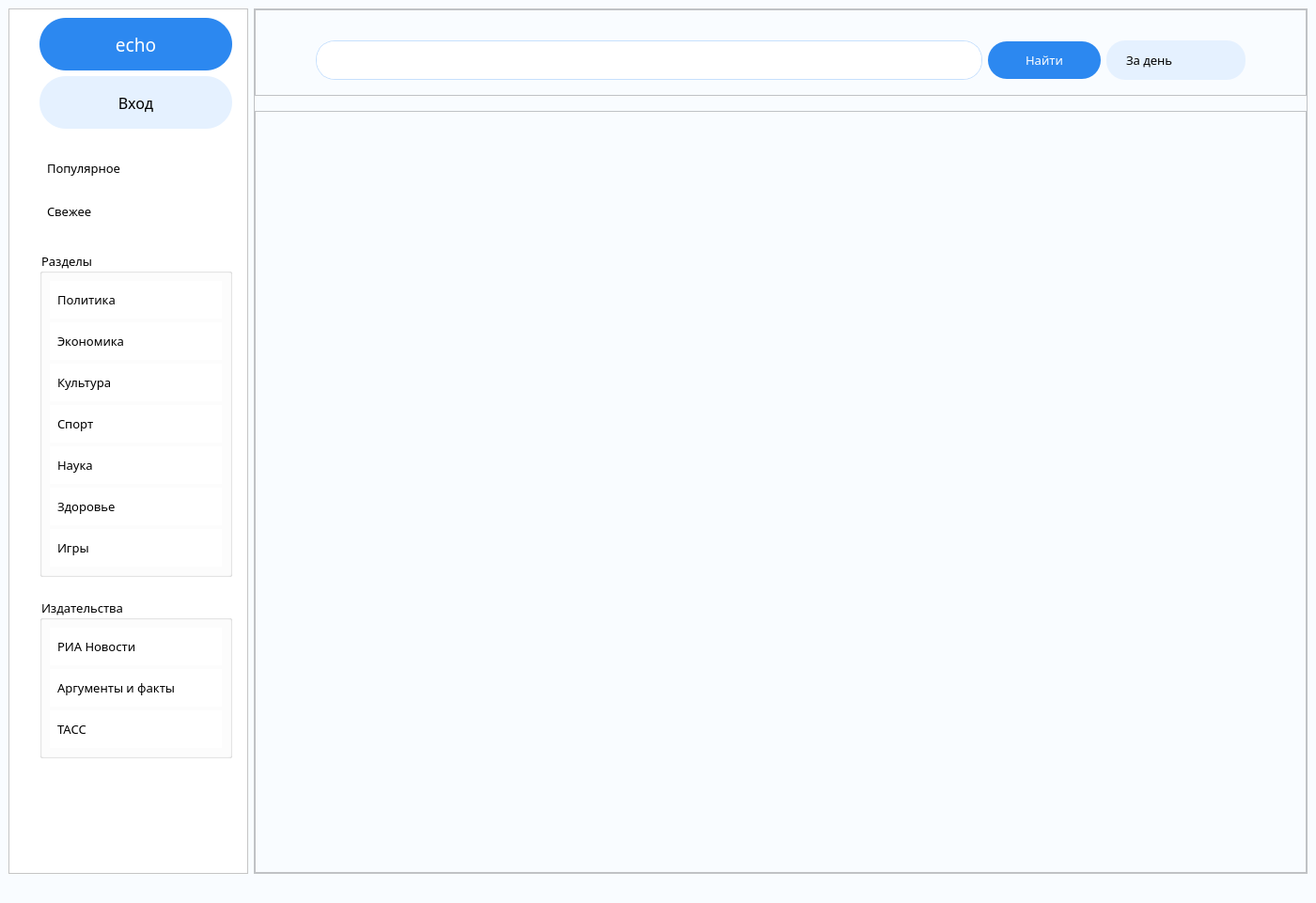
<?xml version="1.0" encoding="UTF-8"?>
<ui version="4.0">
 <class>MainWindow</class>
 <widget class="QMainWindow" name="MainWindow">
  <property name="geometry">
   <rect>
    <x>0</x>
    <y>0</y>
    <width>1400</width>
    <height>961</height>
   </rect>
  </property>
  <property name="sizePolicy">
   <sizepolicy hsizetype="Minimum" vsizetype="Minimum">
    <horstretch>0</horstretch>
    <verstretch>0</verstretch>
   </sizepolicy>
  </property>
  <property name="minimumSize">
   <size>
    <width>1400</width>
    <height>640</height>
   </size>
  </property>
  <property name="font">
   <font>
    <family>Muller Light</family>
    <pointsize>12</pointsize>
   </font>
  </property>
  <property name="windowTitle">
   <string>MainWindow</string>
  </property>
  <property name="styleSheet">
   <string notr="true">background-color: rgb(249, 252, 255);</string>
  </property>
  <widget class="QWidget" name="centralwidget">
   <layout class="QHBoxLayout" name="horizontalLayout">
    <item>
     <widget class="QFrame" name="menuFrame">
      <property name="sizePolicy">
       <sizepolicy hsizetype="Fixed" vsizetype="Preferred">
        <horstretch>0</horstretch>
        <verstretch>0</verstretch>
       </sizepolicy>
      </property>
      <property name="minimumSize">
       <size>
        <width>255</width>
        <height>0</height>
       </size>
      </property>
      <property name="baseSize">
       <size>
        <width>228</width>
        <height>0</height>
       </size>
      </property>
      <property name="styleSheet">
       <string notr="true">background-color: rgb(255, 255, 255);</string>
      </property>
      <property name="frameShape">
       <enum>QFrame::StyledPanel</enum>
      </property>
      <property name="frameShadow">
       <enum>QFrame::Raised</enum>
      </property>
      <layout class="QVBoxLayout" name="menuLayout">
       <property name="leftMargin">
        <number>32</number>
       </property>
       <property name="rightMargin">
        <number>16</number>
       </property>
       <item>
        <widget class="QPushButton" name="mainButton">
         <property name="minimumSize">
          <size>
           <width>164</width>
           <height>56</height>
          </size>
         </property>
         <property name="font">
          <font>
           <family>Cruinn</family>
           <pointsize>14</pointsize>
          </font>
         </property>
         <property name="cursor">
          <cursorShape>PointingHandCursor</cursorShape>
         </property>
         <property name="styleSheet">
          <string notr="true">color: rgb(255, 255, 255);
background-color: rgb(44, 136, 240);
border-radius: 28px;                     /* &lt;----  40px  */ 
border: 0px solid #094065;</string>
         </property>
         <property name="text">
          <string>echo</string>
         </property>
        </widget>
       </item>
       <item>
        <widget class="QPushButton" name="profileButton">
         <property name="minimumSize">
          <size>
           <width>164</width>
           <height>56</height>
          </size>
         </property>
         <property name="font">
          <font>
           <family>Muller Light</family>
           <pointsize>12</pointsize>
          </font>
         </property>
         <property name="cursor">
          <cursorShape>PointingHandCursor</cursorShape>
         </property>
         <property name="styleSheet">
          <string notr="true">QPushButton{
	color: rgb(0, 0, 0);
	background-color: rgb(229, 241, 255);
	border-radius: 28px;                     /* &lt;----  40px  */ 
	border: 0px solid #094065;
}

QPushButton::hover{
	
	background-color: #C7E0FD;
}</string>
         </property>
         <property name="text">
          <string>Вход</string>
         </property>
         <property name="icon">
          <iconset>
           <normaloff>icons/profile.png</normaloff>icons/profile.png</iconset>
         </property>
         <property name="iconSize">
          <size>
           <width>28</width>
           <height>28</height>
          </size>
         </property>
        </widget>
       </item>
       <item>
        <spacer name="menuSpacer1">
         <property name="orientation">
          <enum>Qt::Vertical</enum>
         </property>
         <property name="sizeType">
          <enum>QSizePolicy::Fixed</enum>
         </property>
         <property name="sizeHint" stdset="0">
          <size>
           <width>20</width>
           <height>16</height>
          </size>
         </property>
        </spacer>
       </item>
       <item>
        <widget class="QPushButton" name="hotButton">
         <property name="minimumSize">
          <size>
           <width>0</width>
           <height>40</height>
          </size>
         </property>
         <property name="font">
          <font>
           <family>Muller Light</family>
           <pointsize>10</pointsize>
          </font>
         </property>
         <property name="cursor">
          <cursorShape>PointingHandCursor</cursorShape>
         </property>
         <property name="styleSheet">
          <string notr="true">QPushButton {
    background-color: white; /* Белый фон */
    border-radius: 20px; /* Скругление углов */
    padding: 8px; /* Внутренние отступы */
    text-align: left; /* Выравнивание текста слева */
}

QPushButton::icon {
    padding-right: 8px; /* Отступ между иконкой и текстом */
}

QPushButton::hover {
    background-color: #F1F8FF; /* Цвет фона при наведении */
}

QPushButton::pressed {
    background-color: #F1F8FF; /* Цвет фона при наведении */
}

</string>
         </property>
         <property name="text">
          <string>Популярное</string>
         </property>
         <property name="icon">
          <iconset>
           <normaloff>icons/category/hot.png</normaloff>icons/category/hot.png</iconset>
         </property>
         <property name="iconSize">
          <size>
           <width>24</width>
           <height>24</height>
          </size>
         </property>
        </widget>
       </item>
       <item>
        <widget class="QPushButton" name="recentButton">
         <property name="minimumSize">
          <size>
           <width>0</width>
           <height>40</height>
          </size>
         </property>
         <property name="font">
          <font>
           <family>Muller Light</family>
           <pointsize>10</pointsize>
          </font>
         </property>
         <property name="cursor">
          <cursorShape>PointingHandCursor</cursorShape>
         </property>
         <property name="styleSheet">
          <string notr="true">QPushButton {
    background-color: white; /* Белый фон */
    border-radius: 20px; /* Скругление углов */
    padding: 8px; /* Внутренние отступы */
    text-align: left; /* Выравнивание текста слева */
}

QPushButton::icon {
    padding-right: 8px; /* Отступ между иконкой и текстом */
}

QPushButton::hover {
    background-color: #F1F8FF; /* Цвет фона при наведении */
}

QPushButton::pressed {
    background-color: #F1F8FF; /* Цвет фона при наведении */
}

</string>
         </property>
         <property name="text">
          <string>Свежее</string>
         </property>
         <property name="icon">
          <iconset>
           <normaloff>icons/category/recent.png</normaloff>icons/category/recent.png</iconset>
         </property>
         <property name="iconSize">
          <size>
           <width>24</width>
           <height>24</height>
          </size>
         </property>
        </widget>
       </item>
       <item>
        <spacer name="menuSpacer2">
         <property name="orientation">
          <enum>Qt::Vertical</enum>
         </property>
         <property name="sizeType">
          <enum>QSizePolicy::Fixed</enum>
         </property>
         <property name="sizeHint" stdset="0">
          <size>
           <width>20</width>
           <height>16</height>
          </size>
         </property>
        </spacer>
       </item>
       <item>
        <widget class="QGroupBox" name="categoryGroup">
         <property name="font">
          <font>
           <family>Muller Light</family>
           <pointsize>10</pointsize>
          </font>
         </property>
         <property name="title">
          <string>Разделы</string>
         </property>
         <layout class="QVBoxLayout" name="categoryLayout">
          <property name="spacing">
           <number>4</number>
          </property>
          <property name="leftMargin">
           <number>8</number>
          </property>
          <property name="topMargin">
           <number>8</number>
          </property>
          <property name="rightMargin">
           <number>8</number>
          </property>
          <property name="bottomMargin">
           <number>8</number>
          </property>
          <item>
           <widget class="QPushButton" name="politicButton">
            <property name="minimumSize">
             <size>
              <width>0</width>
              <height>40</height>
             </size>
            </property>
            <property name="font">
             <font>
              <family>Muller Light</family>
              <pointsize>10</pointsize>
             </font>
            </property>
            <property name="cursor">
             <cursorShape>PointingHandCursor</cursorShape>
            </property>
            <property name="styleSheet">
             <string notr="true">QPushButton {
    background-color: white; /* Белый фон */
    border-radius: 24px; /* Скругление углов */
    padding: 8px; /* Внутренние отступы */
    text-align: left; /* Выравнивание текста слева */
}

QPushButton::icon {
    padding-right: 8px; /* Отступ между иконкой и текстом */
}

QPushButton::hover {
    background-color: #F1F8FF; /* Цвет фона при наведении */
}

QPushButton::pressed {
    background-color: #F1F8FF; /* Цвет фона при наведении */
}

</string>
            </property>
            <property name="text">
             <string>Политика</string>
            </property>
            <property name="icon">
             <iconset>
              <normaloff>icons/category/earth.png</normaloff>icons/category/earth.png</iconset>
            </property>
            <property name="iconSize">
             <size>
              <width>32</width>
              <height>32</height>
             </size>
            </property>
           </widget>
          </item>
          <item>
           <widget class="QPushButton" name="economyButton">
            <property name="minimumSize">
             <size>
              <width>0</width>
              <height>40</height>
             </size>
            </property>
            <property name="font">
             <font>
              <family>Muller Light</family>
              <pointsize>10</pointsize>
             </font>
            </property>
            <property name="cursor">
             <cursorShape>PointingHandCursor</cursorShape>
            </property>
            <property name="styleSheet">
             <string notr="true">QPushButton {
    background-color: white; /* Белый фон */
    border-radius: 24px; /* Скругление углов */
    padding: 8px; /* Внутренние отступы */
    text-align: left; /* Выравнивание текста слева */
}

QPushButton::icon {
    padding-right: 8px; /* Отступ между иконкой и текстом */
}

QPushButton::hover {
    background-color: #F1F8FF; /* Цвет фона при наведении */
}

QPushButton::pressed {
    background-color: #F1F8FF; /* Цвет фона при наведении */
}

</string>
            </property>
            <property name="text">
             <string>Экономика</string>
            </property>
            <property name="icon">
             <iconset>
              <normaloff>icons/category/coin.png</normaloff>icons/category/coin.png</iconset>
            </property>
            <property name="iconSize">
             <size>
              <width>32</width>
              <height>32</height>
             </size>
            </property>
           </widget>
          </item>
          <item>
           <widget class="QPushButton" name="cultureButton">
            <property name="minimumSize">
             <size>
              <width>0</width>
              <height>40</height>
             </size>
            </property>
            <property name="font">
             <font>
              <family>Muller Light</family>
              <pointsize>10</pointsize>
             </font>
            </property>
            <property name="cursor">
             <cursorShape>PointingHandCursor</cursorShape>
            </property>
            <property name="styleSheet">
             <string notr="true">QPushButton {
    background-color: white; /* Белый фон */
    border-radius: 24px; /* Скругление углов */
    padding: 8px; /* Внутренние отступы */
    text-align: left; /* Выравнивание текста слева */
}

QPushButton::icon {
    padding-right: 8px; /* Отступ между иконкой и текстом */
}

QPushButton::hover {
    background-color: #F1F8FF; /* Цвет фона при наведении */
}

QPushButton::pressed {
    background-color: #F1F8FF; /* Цвет фона при наведении */
}

</string>
            </property>
            <property name="text">
             <string>Культура</string>
            </property>
            <property name="icon">
             <iconset>
              <normaloff>icons/category/masks.png</normaloff>icons/category/masks.png</iconset>
            </property>
            <property name="iconSize">
             <size>
              <width>32</width>
              <height>32</height>
             </size>
            </property>
           </widget>
          </item>
          <item>
           <widget class="QPushButton" name="sportButton">
            <property name="minimumSize">
             <size>
              <width>0</width>
              <height>40</height>
             </size>
            </property>
            <property name="font">
             <font>
              <family>Muller Light</family>
              <pointsize>10</pointsize>
             </font>
            </property>
            <property name="cursor">
             <cursorShape>PointingHandCursor</cursorShape>
            </property>
            <property name="styleSheet">
             <string notr="true">QPushButton {
    background-color: white; /* Белый фон */
    border-radius: 24px; /* Скругление углов */
    padding: 8px; /* Внутренние отступы */
    text-align: left; /* Выравнивание текста слева */
}

QPushButton::icon {
    padding-right: 8px; /* Отступ между иконкой и текстом */
}

QPushButton::hover {
    background-color: #F1F8FF; /* Цвет фона при наведении */
}

QPushButton::pressed {
    background-color: #F1F8FF; /* Цвет фона при наведении */
}

</string>
            </property>
            <property name="text">
             <string>Спорт</string>
            </property>
            <property name="icon">
             <iconset>
              <normaloff>icons/category/cup.png</normaloff>icons/category/cup.png</iconset>
            </property>
            <property name="iconSize">
             <size>
              <width>32</width>
              <height>32</height>
             </size>
            </property>
           </widget>
          </item>
          <item>
           <widget class="QPushButton" name="scienceButton">
            <property name="minimumSize">
             <size>
              <width>0</width>
              <height>40</height>
             </size>
            </property>
            <property name="font">
             <font>
              <family>Muller Light</family>
              <pointsize>10</pointsize>
             </font>
            </property>
            <property name="cursor">
             <cursorShape>PointingHandCursor</cursorShape>
            </property>
            <property name="styleSheet">
             <string notr="true">QPushButton {
    background-color: white; /* Белый фон */
    border-radius: 24px; /* Скругление углов */
    padding: 8px; /* Внутренние отступы */
    text-align: left; /* Выравнивание текста слева */
}

QPushButton::icon {
    padding-right: 8px; /* Отступ между иконкой и текстом */
}

QPushButton::hover {
    background-color: #F1F8FF; /* Цвет фона при наведении */
}

QPushButton::pressed {
    background-color: #F1F8FF; /* Цвет фона при наведении */
}

</string>
            </property>
            <property name="text">
             <string>Наука</string>
            </property>
            <property name="icon">
             <iconset>
              <normaloff>icons/category/science.png</normaloff>icons/category/science.png</iconset>
            </property>
            <property name="iconSize">
             <size>
              <width>32</width>
              <height>32</height>
             </size>
            </property>
           </widget>
          </item>
          <item>
           <widget class="QPushButton" name="healthButton">
            <property name="minimumSize">
             <size>
              <width>0</width>
              <height>40</height>
             </size>
            </property>
            <property name="font">
             <font>
              <family>Muller Light</family>
              <pointsize>10</pointsize>
             </font>
            </property>
            <property name="cursor">
             <cursorShape>PointingHandCursor</cursorShape>
            </property>
            <property name="styleSheet">
             <string notr="true">QPushButton {
    background-color: white; /* Белый фон */
    border-radius: 24px; /* Скругление углов */
    padding: 8px; /* Внутренние отступы */
    text-align: left; /* Выравнивание текста слева */
}

QPushButton::icon {
    padding-right: 8px; /* Отступ между иконкой и текстом */
}

QPushButton::hover {
    background-color: #F1F8FF; /* Цвет фона при наведении */
}

QPushButton::pressed {
    background-color: #F1F8FF; /* Цвет фона при наведении */
}

</string>
            </property>
            <property name="text">
             <string>Здоровье</string>
            </property>
            <property name="icon">
             <iconset>
              <normaloff>icons/category/health.png</normaloff>icons/category/health.png</iconset>
            </property>
            <property name="iconSize">
             <size>
              <width>32</width>
              <height>32</height>
             </size>
            </property>
           </widget>
          </item>
          <item>
           <widget class="QPushButton" name="gamesButton">
            <property name="minimumSize">
             <size>
              <width>0</width>
              <height>40</height>
             </size>
            </property>
            <property name="font">
             <font>
              <family>Muller Light</family>
              <pointsize>10</pointsize>
             </font>
            </property>
            <property name="cursor">
             <cursorShape>PointingHandCursor</cursorShape>
            </property>
            <property name="styleSheet">
             <string notr="true">QPushButton {
    background-color: white; /* Белый фон */
    border-radius: 24px; /* Скругление углов */
    padding: 8px; /* Внутренние отступы */
    text-align: left; /* Выравнивание текста слева */
}

QPushButton::icon {
    padding-right: 8px; /* Отступ между иконкой и текстом */
}

QPushButton::hover {
    background-color: #F1F8FF; /* Цвет фона при наведении */
}

QPushButton::pressed {
    background-color: #F1F8FF; /* Цвет фона при наведении */
}

</string>
            </property>
            <property name="text">
             <string>Игры</string>
            </property>
            <property name="icon">
             <iconset>
              <normaloff>icons/category/gamepad.png</normaloff>icons/category/gamepad.png</iconset>
            </property>
            <property name="iconSize">
             <size>
              <width>32</width>
              <height>32</height>
             </size>
            </property>
           </widget>
          </item>
         </layout>
        </widget>
       </item>
       <item>
        <spacer name="menuSpacer2_2">
         <property name="orientation">
          <enum>Qt::Vertical</enum>
         </property>
         <property name="sizeType">
          <enum>QSizePolicy::Fixed</enum>
         </property>
         <property name="sizeHint" stdset="0">
          <size>
           <width>20</width>
           <height>16</height>
          </size>
         </property>
        </spacer>
       </item>
       <item>
        <widget class="QGroupBox" name="publishGroup">
         <property name="font">
          <font>
           <family>Muller Light</family>
           <pointsize>10</pointsize>
          </font>
         </property>
         <property name="title">
          <string>Издательства</string>
         </property>
         <layout class="QVBoxLayout" name="publishLayout">
          <property name="spacing">
           <number>4</number>
          </property>
          <property name="leftMargin">
           <number>8</number>
          </property>
          <property name="topMargin">
           <number>8</number>
          </property>
          <property name="rightMargin">
           <number>8</number>
          </property>
          <property name="bottomMargin">
           <number>8</number>
          </property>
          <item>
           <widget class="QPushButton" name="riaButton">
            <property name="minimumSize">
             <size>
              <width>0</width>
              <height>40</height>
             </size>
            </property>
            <property name="font">
             <font>
              <family>Muller Light</family>
              <pointsize>10</pointsize>
             </font>
            </property>
            <property name="cursor">
             <cursorShape>PointingHandCursor</cursorShape>
            </property>
            <property name="styleSheet">
             <string notr="true">QPushButton {
    background-color: white; /* Белый фон */
    border-radius: 24px; /* Скругление углов */
    padding: 8px; /* Внутренние отступы */
    text-align: left; /* Выравнивание текста слева */
}

QPushButton::icon {
    padding-right: 8px; /* Отступ между иконкой и текстом */
}

QPushButton::hover {
    background-color: #F1F8FF; /* Цвет фона при наведении */
}

QPushButton::pressed {
    background-color: #F1F8FF; /* Цвет фона при наведении */
}</string>
            </property>
            <property name="text">
             <string>РИА Новости</string>
            </property>
            <property name="icon">
             <iconset>
              <normaloff>icons/publish/ria.png</normaloff>icons/publish/ria.png</iconset>
            </property>
            <property name="iconSize">
             <size>
              <width>32</width>
              <height>32</height>
             </size>
            </property>
           </widget>
          </item>
          <item>
           <widget class="QPushButton" name="aifButton">
            <property name="minimumSize">
             <size>
              <width>0</width>
              <height>40</height>
             </size>
            </property>
            <property name="font">
             <font>
              <family>Muller Light</family>
              <pointsize>10</pointsize>
             </font>
            </property>
            <property name="cursor">
             <cursorShape>PointingHandCursor</cursorShape>
            </property>
            <property name="styleSheet">
             <string notr="true">QPushButton {
    background-color: white; /* Белый фон */
    border-radius: 24px; /* Скругление углов */
    padding: 8px; /* Внутренние отступы */
    text-align: left; /* Выравнивание текста слева */
}

QPushButton::icon {
    padding-right: 8px; /* Отступ между иконкой и текстом */
}

QPushButton::hover {
    background-color: #F1F8FF; /* Цвет фона при наведении */
}

QPushButton::pressed {
    background-color: #F1F8FF; /* Цвет фона при наведении */
}</string>
            </property>
            <property name="text">
             <string>Аргументы и факты</string>
            </property>
            <property name="icon">
             <iconset>
              <normaloff>icons/publish/aif.png</normaloff>icons/publish/aif.png</iconset>
            </property>
            <property name="iconSize">
             <size>
              <width>32</width>
              <height>32</height>
             </size>
            </property>
           </widget>
          </item>
          <item>
           <widget class="QPushButton" name="tassButton">
            <property name="minimumSize">
             <size>
              <width>0</width>
              <height>40</height>
             </size>
            </property>
            <property name="font">
             <font>
              <family>Muller Light</family>
              <pointsize>10</pointsize>
             </font>
            </property>
            <property name="cursor">
             <cursorShape>PointingHandCursor</cursorShape>
            </property>
            <property name="styleSheet">
             <string notr="true">QPushButton {
    background-color: white; /* Белый фон */
    border-radius: 24px; /* Скругление углов */
    padding: 8px; /* Внутренние отступы */
    text-align: left; /* Выравнивание текста слева */
}

QPushButton::icon {
    padding-right: 8px; /* Отступ между иконкой и текстом */
}

QPushButton::hover {
    background-color: #F1F8FF; /* Цвет фона при наведении */
}

QPushButton::pressed {
    background-color: #F1F8FF; /* Цвет фона при наведении */
}</string>
            </property>
            <property name="text">
             <string>ТАСС</string>
            </property>
            <property name="icon">
             <iconset>
              <normaloff>icons/publish/tass.png</normaloff>icons/publish/tass.png</iconset>
            </property>
            <property name="iconSize">
             <size>
              <width>32</width>
              <height>32</height>
             </size>
            </property>
           </widget>
          </item>
         </layout>
        </widget>
       </item>
       <item>
        <spacer name="menuSpacer3">
         <property name="orientation">
          <enum>Qt::Vertical</enum>
         </property>
         <property name="sizeHint" stdset="0">
          <size>
           <width>20</width>
           <height>40</height>
          </size>
         </property>
        </spacer>
       </item>
      </layout>
     </widget>
    </item>
    <item>
     <widget class="QFrame" name="mainFrame">
      <property name="frameShape">
       <enum>QFrame::StyledPanel</enum>
      </property>
      <property name="frameShadow">
       <enum>QFrame::Raised</enum>
      </property>
      <layout class="QVBoxLayout" name="mainLayout">
       <property name="spacing">
        <number>16</number>
       </property>
       <property name="leftMargin">
        <number>0</number>
       </property>
       <property name="topMargin">
        <number>0</number>
       </property>
       <property name="rightMargin">
        <number>0</number>
       </property>
       <property name="bottomMargin">
        <number>0</number>
       </property>
       <item>
        <widget class="QFrame" name="topMenuFrame">
         <property name="sizePolicy">
          <sizepolicy hsizetype="Preferred" vsizetype="Fixed">
           <horstretch>0</horstretch>
           <verstretch>0</verstretch>
          </sizepolicy>
         </property>
         <property name="frameShape">
          <enum>QFrame::StyledPanel</enum>
         </property>
         <property name="frameShadow">
          <enum>QFrame::Raised</enum>
         </property>
         <layout class="QHBoxLayout" name="topMenuLayout">
          <property name="leftMargin">
           <number>64</number>
          </property>
          <property name="topMargin">
           <number>32</number>
          </property>
          <property name="rightMargin">
           <number>64</number>
          </property>
          <property name="bottomMargin">
           <number>16</number>
          </property>
          <item>
           <widget class="QFrame" name="frame_2">
            <property name="sizePolicy">
             <sizepolicy hsizetype="Preferred" vsizetype="Fixed">
              <horstretch>0</horstretch>
              <verstretch>0</verstretch>
             </sizepolicy>
            </property>
            <property name="styleSheet">
             <string notr="true">background-color: rgb(255, 255, 255);
border: 1px solid #C7E0FD;
border-radius: 20px;</string>
            </property>
            <property name="frameShape">
             <enum>QFrame::StyledPanel</enum>
            </property>
            <property name="frameShadow">
             <enum>QFrame::Raised</enum>
            </property>
            <layout class="QHBoxLayout" name="horizontalLayout_2">
             <property name="leftMargin">
              <number>0</number>
             </property>
             <property name="topMargin">
              <number>0</number>
             </property>
             <property name="rightMargin">
              <number>0</number>
             </property>
             <property name="bottomMargin">
              <number>0</number>
             </property>
             <item>
              <widget class="QPushButton" name="search_icon">
               <property name="sizePolicy">
                <sizepolicy hsizetype="Minimum" vsizetype="Maximum">
                 <horstretch>0</horstretch>
                 <verstretch>0</verstretch>
                </sizepolicy>
               </property>
               <property name="minimumSize">
                <size>
                 <width>40</width>
                 <height>40</height>
                </size>
               </property>
               <property name="font">
                <font>
                 <family>Cruinn</family>
                 <pointsize>12</pointsize>
                </font>
               </property>
               <property name="cursor">
                <cursorShape>PointingHandCursor</cursorShape>
               </property>
               <property name="styleSheet">
                <string notr="true">border: 0px solid;</string>
               </property>
               <property name="text">
                <string/>
               </property>
               <property name="icon">
                <iconset>
                 <normaloff>icons/Search.png</normaloff>icons/Search.png</iconset>
               </property>
               <property name="iconSize">
                <size>
                 <width>32</width>
                 <height>32</height>
                </size>
               </property>
              </widget>
             </item>
             <item>
              <widget class="QLineEdit" name="lineEdit">
               <property name="sizePolicy">
                <sizepolicy hsizetype="Expanding" vsizetype="Minimum">
                 <horstretch>0</horstretch>
                 <verstretch>0</verstretch>
                </sizepolicy>
               </property>
               <property name="font">
                <font>
                 <family>Muller Light</family>
                 <pointsize>10</pointsize>
                </font>
               </property>
               <property name="styleSheet">
                <string notr="true">border: 0px solid;</string>
               </property>
              </widget>
             </item>
            </layout>
           </widget>
          </item>
          <item>
           <widget class="QPushButton" name="find_btn">
            <property name="sizePolicy">
             <sizepolicy hsizetype="Fixed" vsizetype="Fixed">
              <horstretch>0</horstretch>
              <verstretch>0</verstretch>
             </sizepolicy>
            </property>
            <property name="minimumSize">
             <size>
              <width>120</width>
              <height>40</height>
             </size>
            </property>
            <property name="font">
             <font>
              <family>Muller Light</family>
              <pointsize>10</pointsize>
             </font>
            </property>
            <property name="cursor">
             <cursorShape>PointingHandCursor</cursorShape>
            </property>
            <property name="styleSheet">
             <string notr="true">color: rgb(255, 255, 255);
background-color: rgb(44, 136, 240);
border-radius: 20px;                     /* &lt;----  40px  */ 
border: 0px solid #094065;</string>
            </property>
            <property name="text">
             <string>Найти</string>
            </property>
           </widget>
          </item>
          <item>
           <widget class="QFrame" name="comboBoxFrame">
            <property name="sizePolicy">
             <sizepolicy hsizetype="Minimum" vsizetype="Minimum">
              <horstretch>0</horstretch>
              <verstretch>0</verstretch>
             </sizepolicy>
            </property>
            <property name="minimumSize">
             <size>
              <width>116</width>
              <height>40</height>
             </size>
            </property>
            <property name="styleSheet">
             <string notr="true">background-color: rgb(229, 241, 255);
border-radius: 20px;</string>
            </property>
            <property name="frameShape">
             <enum>QFrame::StyledPanel</enum>
            </property>
            <property name="frameShadow">
             <enum>QFrame::Raised</enum>
            </property>
            <layout class="QHBoxLayout" name="comboBoxLayout">
             <property name="leftMargin">
              <number>16</number>
             </property>
             <property name="topMargin">
              <number>6</number>
             </property>
             <property name="rightMargin">
              <number>16</number>
             </property>
             <property name="bottomMargin">
              <number>6</number>
             </property>
             <item>
              <widget class="QComboBox" name="comboBox">
               <property name="minimumSize">
                <size>
                 <width>116</width>
                 <height>20</height>
                </size>
               </property>
               <property name="font">
                <font>
                 <family>Muller Light</family>
                 <pointsize>10</pointsize>
                </font>
               </property>
               <property name="cursor">
                <cursorShape>PointingHandCursor</cursorShape>
               </property>
               <property name="layoutDirection">
                <enum>Qt::LeftToRight</enum>
               </property>
               <property name="autoFillBackground">
                <bool>false</bool>
               </property>
               <property name="styleSheet">
                <string notr="true">QComboBox {
    background-color: #E5F1FF; /* Цвет фона */
    color: #000000;          /* Цвет текста */
    border: 0px solid #E5F1FF; /* Рамка */
    border-radius: 20px;       /* Скругленные углы */
    padding: 5px;            /* Отступы */
}

QComboBox QAbstractItemView {
    border: 1px solid #C7E0FD;
    border-radius: 10px; /* Скругление выпадающего списка */
    selection-background-color: #C7E0FD; /* Цвет выделения */
    selection-color: black; /* Цвет текста выделенного элемента */
    padding: 5px;            /* Отступы */
    spacing: 5px;
    outline: none;
}

QComboBox::drop-down {
    subcontrol-origin: padding;
    subcontrol-position: top right;
    width: 20px;
    border-left: 0px solid #cccccc; /* Граница выпадающего списка */
}

QComboBox::down-arrow {
    image: url(gui/icons/arrow down.png); /* Замените на свой путь к картинке */
}</string>
               </property>
               <property name="currentText">
                <string>За день</string>
               </property>
               <property name="insertPolicy">
                <enum>QComboBox::InsertAtCurrent</enum>
               </property>
               <property name="sizeAdjustPolicy">
                <enum>QComboBox::AdjustToContentsOnFirstShow</enum>
               </property>
               <property name="iconSize">
                <size>
                 <width>40</width>
                 <height>40</height>
                </size>
               </property>
               <property name="duplicatesEnabled">
                <bool>false</bool>
               </property>
               <property name="frame">
                <bool>true</bool>
               </property>
               <item>
                <property name="text">
                 <string>За день</string>
                </property>
               </item>
               <item>
                <property name="text">
                 <string>За неделю</string>
                </property>
               </item>
               <item>
                <property name="text">
                 <string>За месяц</string>
                </property>
               </item>
               <item>
                <property name="text">
                 <string>За год</string>
                </property>
               </item>
              </widget>
             </item>
            </layout>
           </widget>
          </item>
         </layout>
        </widget>
       </item>
       <item>
        <widget class="QFrame" name="frame">
         <property name="frameShape">
          <enum>QFrame::StyledPanel</enum>
         </property>
         <property name="frameShadow">
          <enum>QFrame::Raised</enum>
         </property>
        </widget>
       </item>
      </layout>
     </widget>
    </item>
   </layout>
  </widget>
  <widget class="QMenuBar" name="menubar">
   <property name="geometry">
    <rect>
     <x>0</x>
     <y>0</y>
     <width>1400</width>
     <height>26</height>
    </rect>
   </property>
  </widget>
  <widget class="QStatusBar" name="statusbar"/>
 </widget>
 <resources/>
 <connections/>
</ui>
